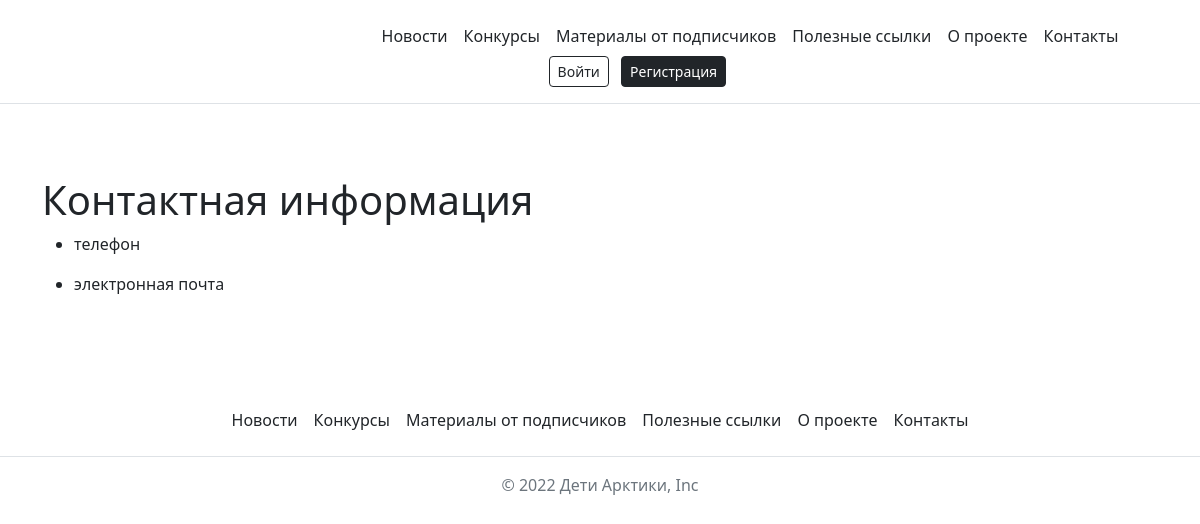
The page /contacts/ on the database as committed earlier.
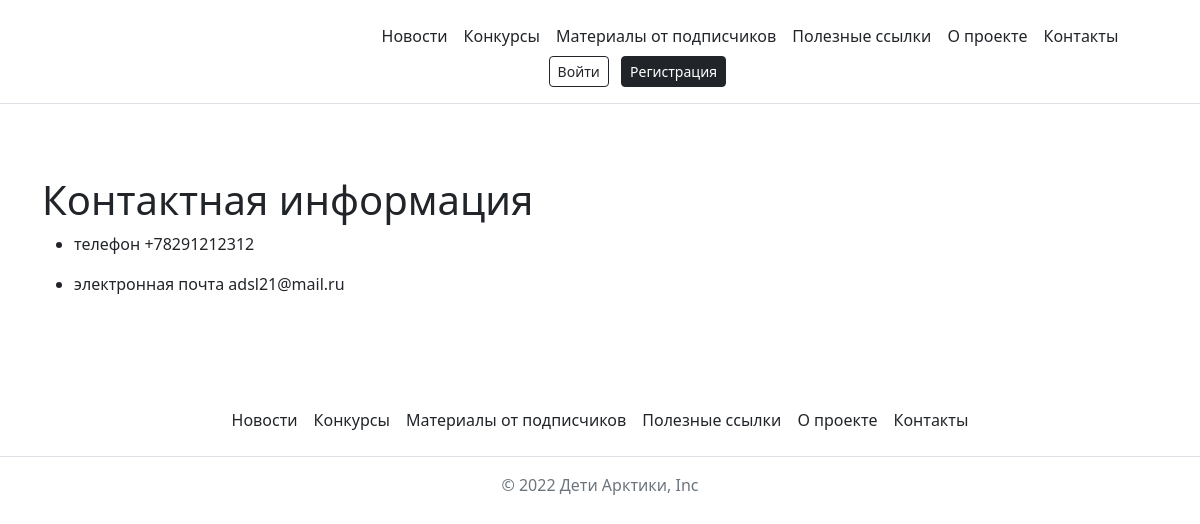
The same page on the database as committed later.
### posts/models.py (models this page shows)
class ContactInformation(models.Model):
    email = models.EmailField()
    phone_number = models.CharField(max_length=20, blank=True, null=True)

### posts/views.py (the view)
def get_contact_info_inst(request):
    info = ContactInformation.objects.first()
    context = {
        'info': info,
    }
    return render(request, 'posts/contact_info.html', context)

### templates/posts/contact_info.html
{% extends 'base.html' %}
{% block content %}
    <div class="container py-5">
        <h1>Контактная информация</h1>
        <article>
            <ul>
                <li>
                    <p>телефон {{ info.phone_number }}</p>
                </li>
                <li>
                    <p>электронная почта {{ info.email }}</p>
                </li>
            </ul>
        </article>
    </div>
{% endblock %}

### templates/base.html (shortened to what this page needs)
<!DOCTYPE html>
{% load static %}
<html lang="ru">
  <head>
    <link rel="stylesheet" href="{% static 'css/bootstrap.min.css' %}">
    <link rel="stylesheet" href="{% static 'css/custom.css' %}">
  </head>
  <body>
    <header>
      {% include 'includes/header.html' %}
    </header>
    <main>
      {% block content %}
      {% endblock %}
    </main>
    <footer>
      {% include 'includes/footer.html' %}
    </footer>
  </body>
</html>

### templates/includes/header.html (shortened to what this page needs)
{% load static %}
    <link rel="stylesheet" href="{% static 'css/custom.css' %}">
<header class="d-flex flex-wrap align-items-center justify-content-center justify-content-md-between py-3 mb-4 border-bottom">
    <a href="/" class="d-flex align-items-center col-md-3 mb-2 mb-md-0 text-dark text-decoration-none">
        <svg class="bi me-2" width="40" height="32" role="img" aria-label="Bootstrap">
            <use xlink:href="{% url 'posts:index' %}"></use>
        </svg>
    </a>
    <ul class="nav col-12 col-md-auto mb-2 justify-content-center mb-md-0">
        {% include 'includes/base_navigation_menu.html' %}
    </ul>
    {% if not user.is_authenticated %}
        <div class="col-md-3 text-end" style="padding-right: 2%">
            <a href="{% url 'users:login' %}"><button type="button" class="btn btn-outline-dark me-2 btn-sm">Войти</button></a>
            <a href="{% url 'users:signup' %}"><button type="button" class="btn btn-dark btn-sm">Регистрация</button></a>
        </div>
    {% endif %}
</header>

### templates/includes/base_navigation_menu.html
<li><a href="{% url 'posts:index' %}" class="nav-link px-2 link-dark">Новости</a></li>
<li><a href="{% url 'posts:competition_posts' %}" class="nav-link px-2 link-dark">Конкурсы</a></li>
<li><a href="{% url 'posts:subscribers_posts' %}" class="nav-link px-2 link-dark">Материалы от подписчиков</a></li>
<li><a href="{% url 'posts:useful_links' %}" class="nav-link px-2 link-dark">Полезные ссылки</a></li>
<li><a href="{% url 'posts:about_us' %}" class="nav-link px-2 link-dark">О проекте</a></li>
<li><a href="{% url 'posts:contacts' %}" class="nav-link px-2 link-dark">Контакты</a></li>

### templates/includes/footer.html
{% load static %}
<footer class="py-3 my-4">
    <ul class="nav justify-content-center border-bottom pb-3 mb-3">
        {% include 'includes/base_navigation_menu.html' %}
    </ul>
    <p class="text-center text-muted">© 2022 Дети Арктики, Inc</p>
</footer>

### static/css/custom.css (style rules this page uses)
.d-flex { justify-content:center !important; }
@media (min-width: 768px) { .d-flex { justify-content:center !important; } }
@media (min-width: 1024px) { .d-flex { justify-content:center !important; } }

Rows that differ between the two databases and show on the page:
added ContactInformation: phone_number "+78291212312", email "adsl21@mail.ru"
